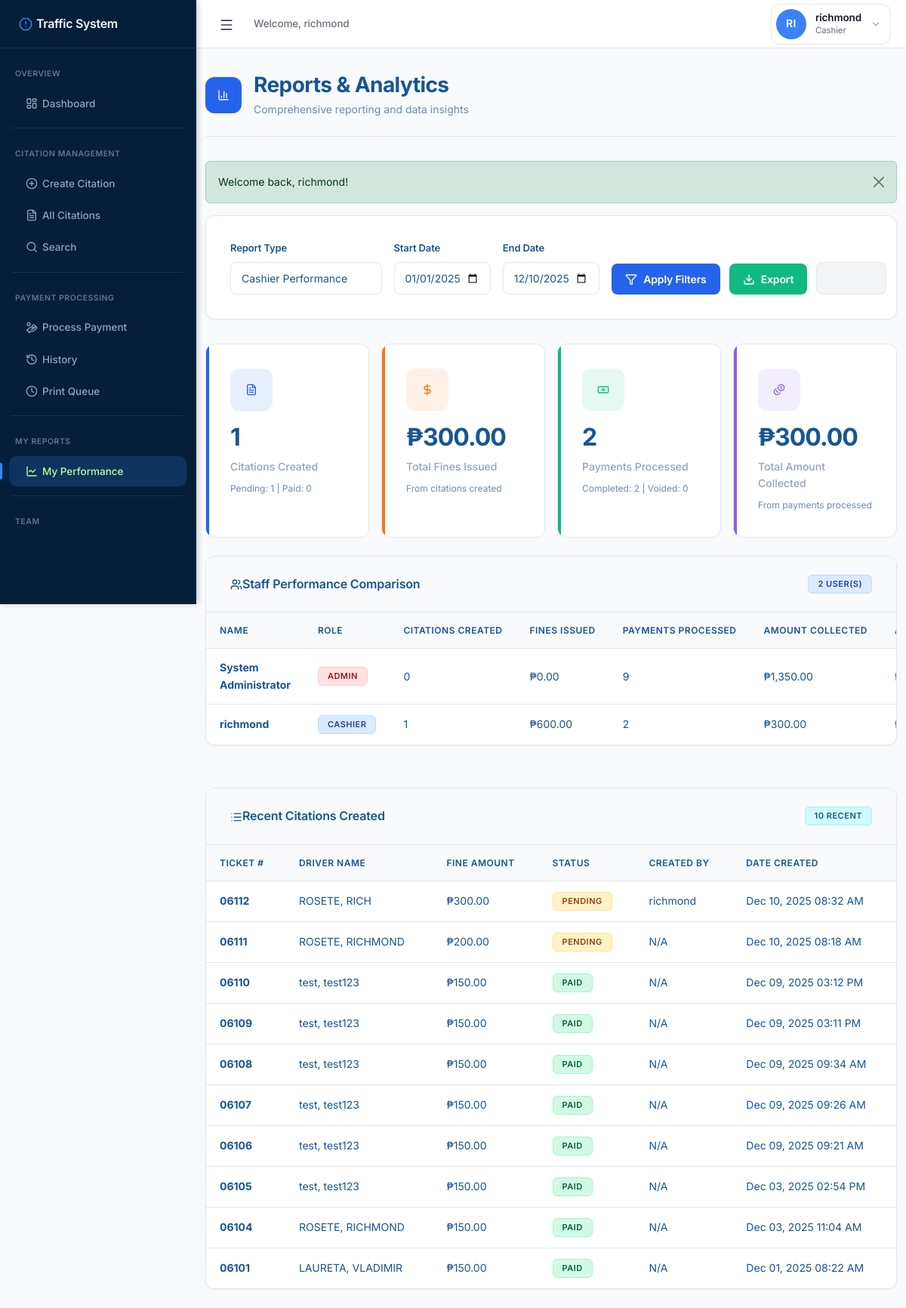
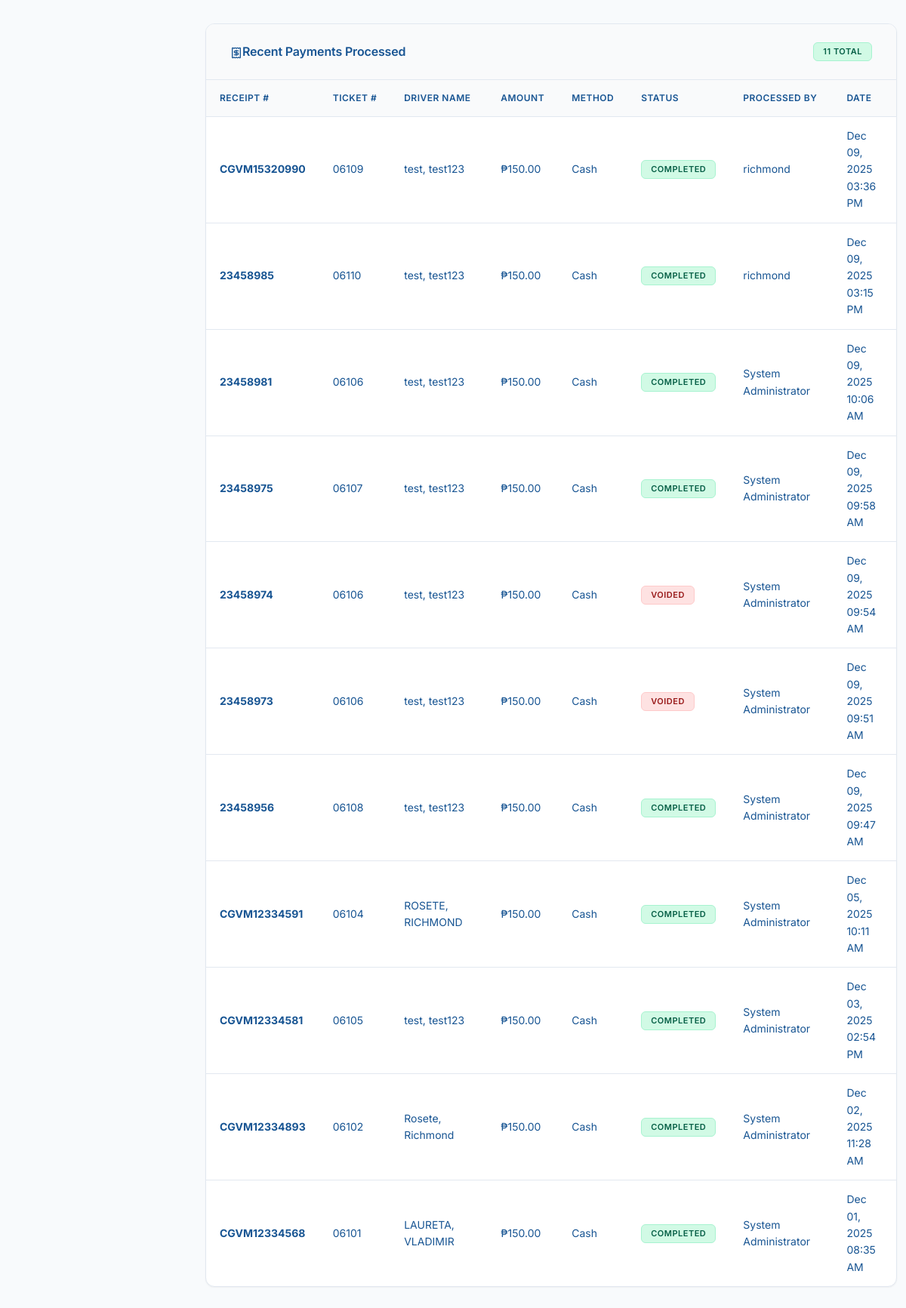
The page /public/reports.php?report_type=cashier (signed in) on the database its author committed (2 pictures, top to bottom).
### tables this page shows
CREATE TABLE `users` (
  `user_id` int(11) NOT NULL,
  `username` varchar(50) NOT NULL,
  `password_hash` varchar(255) NOT NULL,
  `full_name` varchar(100) NOT NULL,
  `email` varchar(100) NOT NULL,
  `role` enum('user','admin','enforcer','cashier') NOT NULL DEFAULT 'user' COMMENT 'User role: user=read-only, enforcer=field officer, cashier=payment processor, admin=full access',
  `status` enum('active','inactive','suspended') NOT NULL DEFAULT 'active',
  `last_login` datetime DEFAULT NULL,
  `created_at` datetime NOT NULL DEFAULT current_timestamp(),
  `updated_at` datetime DEFAULT NULL ON UPDATE current_timestamp(),
  `created_by` int(11) DEFAULT NULL,
  `failed_login_attempts` int(11) DEFAULT 0,
  `locked_until` datetime DEFAULT NULL
);

CREATE TABLE `citations` (
  `citation_id` int(11) NOT NULL,
  `ticket_number` varchar(50) NOT NULL,
  `driver_id` int(11) DEFAULT NULL,
  `last_name` varchar(100) NOT NULL,
  `first_name` varchar(100) NOT NULL,
  `middle_initial` varchar(10) DEFAULT NULL,
  `suffix` varchar(20) DEFAULT NULL,
  `date_of_birth` date DEFAULT NULL,
  `age` int(11) DEFAULT NULL,
  `zone` varchar(50) DEFAULT NULL,
  `barangay` varchar(100) NOT NULL,
  `municipality` varchar(100) NOT NULL DEFAULT 'Baggao',
  `province` varchar(100) NOT NULL DEFAULT 'Cagayan',
  `license_number` varchar(50) DEFAULT NULL,
  `license_type` varchar(50) DEFAULT NULL,
  `plate_mv_engine_chassis_no` varchar(100) NOT NULL,
  `vehicle_description` text DEFAULT NULL,
  `apprehension_datetime` datetime NOT NULL,
  `place_of_apprehension` varchar(255) NOT NULL,
  `apprehension_officer` varchar(255) NOT NULL,
  `remarks` text DEFAULT NULL,
  `status` enum('pending','paid','contested','dismissed','void') NOT NULL DEFAULT 'pending',
  `payment_date` datetime DEFAULT NULL,
  `total_fine` decimal(10,2) DEFAULT 0.00,
  `created_at` datetime NOT NULL DEFAULT current_timestamp(),
  `updated_at` datetime DEFAULT NULL ON UPDATE current_timestamp(),
  `created_by` int(11) DEFAULT NULL,
  `deleted_at` datetime DEFAULT NULL COMMENT 'Soft delete timestamp',
  `deleted_by` int(11) DEFAULT NULL COMMENT 'User who deleted the citation',
  `deletion_reason` text DEFAULT NULL COMMENT 'Reason for deletion'
);

CREATE TABLE `payments` (
  `payment_id` int(11) NOT NULL,
  `citation_id` int(11) NOT NULL,
  `amount_paid` decimal(10,2) NOT NULL,
  `payment_method` enum('cash','check','online','gcash','paymaya','bank_transfer','money_order') NOT NULL DEFAULT 'cash',
  `payment_date` datetime NOT NULL,
  `reference_number` varchar(100) DEFAULT NULL COMMENT 'Check number, transaction ID, etc.',
  `receipt_number` varchar(50) NOT NULL COMMENT 'Official Receipt number',
  `collected_by` int(11) NOT NULL COMMENT 'User ID of cashier/collector',
  `check_number` varchar(50) DEFAULT NULL,
  `check_bank` varchar(100) DEFAULT NULL,
  `check_date` date DEFAULT NULL,
  `notes` text DEFAULT NULL,
  `status` enum('completed','pending','pending_print','failed','refunded','cancelled','voided') DEFAULT 'completed' COMMENT 'Payment status',
  `created_at` datetime DEFAULT current_timestamp(),
  `updated_at` datetime DEFAULT current_timestamp() ON UPDATE current_timestamp()
);

### templates/reports/cashier-report.php (the view, shortened to what the rows shown need)
<?php
$performance = $data['performance'] ?? [];
$recent_citations = $data['recent_citations'] ?? [];
$recent_payments = $data['recent_payments'] ?? [];
?>
<?php if (!empty($performance)): ?>
<div class="row mb-4">
    <div class="col-12">
        <div class="report-card">
            <div class="report-card-body no-padding">
                <div class="table-responsive">
                    <table class="report-table">
                        <thead>
                            <tr>
                                <th>Name</th>
                                <th>Role</th>
                                <th>Citations Created</th>
                                <th>Fines Issued</th>
                                <th>Payments Processed</th>
                                <th>Amount Collected</th>
                                <th>Avg. Transaction</th>
                            </tr>
                        </thead>
                        <tbody>
                            <?php foreach ($performance as $cashier): ?>
                                <tr>
                                    <td><strong><?php echo htmlspecialchars($cashier['full_name']); ?></strong></td>
                                    <td><span class="badge bg-<?php echo $cashier['role'] === 'admin' ? 'danger' : 'primary'; ?>"><?php echo ucfirst($cashier['role']); ?></span></td>
                                    <td><?php echo number_format($cashier['citations_created'] ?? 0); ?></td>
                                    <td>₱<?php echo number_format($cashier['total_fines_issued'] ?? 0, 2); ?></td>
                                    <td><?php echo number_format($cashier['payments_processed'] ?? 0); ?></td>
                                    <td>₱<?php echo number_format($cashier['total_collected'] ?? 0, 2); ?></td>
                                    <td>₱<?php echo number_format($cashier['avg_transaction'] ?? 0, 2); ?></td>
                                </tr>
                            <?php endforeach; ?>
                        </tbody>
                    </table>
                </div>
            </div>
        </div>
    </div>
</div>
<?php endif; ?>
<div class="row mb-4">
    <div class="col-12">
        <div class="report-card">
            <div class="report-card-body no-padding">
                <?php if (!empty($recent_citations)): ?>
                    <div class="table-responsive">
                        <table class="report-table">
                            <thead>
                                <tr>
                                    <th>Ticket #</th>
                                    <th>Driver Name</th>
                                    <th>Fine Amount</th>
                                    <th>Status</th>
                                    <th>Created By</th>
                                    <th>Date Created</th>
                                </tr>
                            </thead>
                            <tbody>
                                <?php foreach ($recent_citations as $citation): ?>
                                    <tr>
                                        <td><strong><?php echo htmlspecialchars($citation['ticket_number']); ?></strong></td>
                                        <td><?php echo htmlspecialchars($citation['driver_name']); ?></td>
                                        <td>₱<?php echo number_format($citation['total_fine'], 2); ?></td>
                                        <td>
                                            <span class="badge bg-<?php echo $citation['status'] === 'paid' ? 'success' : 'warning'; ?>">
                                                <?php echo ucfirst($citation['status']); ?>
                                            </span>
                                        </td>
                                        <td><?php echo htmlspecialchars($citation['cashier_name'] ?? 'N/A'); ?></td>
                                        <td><?php echo date('M d, Y h:i A', strtotime($citation['created_at'])); ?></td>
                                    </tr>
                                <?php endforeach; ?>
                            </tbody>
                        </table>
                    </div>
                <?php endif; ?>
            </div>
        </div>
    </div>
</div>
<div class="row">
    <div class="col-12">
        <div class="report-card">
            <div class="report-card-body no-padding">
                <?php if (!empty($recent_payments)): ?>
                    <div class="table-responsive">
                        <table class="report-table">
                            <thead>
                                <tr>
                                    <th>Receipt #</th>
                                    <th>Ticket #</th>
                                    <th>Driver Name</th>
                                    <th>Amount</th>
                                    <th>Method</th>
                                    <th>Status</th>
                                    <th>Processed By</th>
                                    <th>Date</th>
                                </tr>
                            </thead>
                            <tbody>
                                <?php foreach ($recent_payments as $payment): ?>
                                    <tr>
                                        <td><strong><?php echo htmlspecialchars($payment['receipt_number']); ?></strong></td>
                                        <td><?php echo htmlspecialchars($payment['ticket_number']); ?></td>
                                        <td><?php echo htmlspecialchars($payment['driver_name']); ?></td>
                                        <td>₱<?php echo number_format($payment['amount_paid'], 2); ?></td>
                                        <td><?php echo ucfirst($payment['payment_method']); ?></td>
                                        <td>
                                            <span class="badge bg-<?php echo $payment['status'] === 'completed' ? 'success' : ($payment['status'] === 'voided' ? 'danger' : 'secondary'); ?>">
                                                <?php echo ucfirst($payment['status']); ?>
                                            </span>
                                        </td>
                                        <td><?php echo htmlspecialchars($payment['cashier_name'] ?? 'N/A'); ?></td>
                                        <td><?php echo date('M d, Y h:i A', strtotime($payment['created_at'])); ?></td>
                                    </tr>
                                <?php endforeach; ?>
                            </tbody>
                        </table>
                    </div>
                <?php endif; ?>
            </div>
        </div>
    </div>
</div>

### rows shown on the page
users: full_name "System Administrator", role "ADMIN", citations_created "0", total_fines_issued "0.00", payments_processed "9", total_collected "1,350.00"
users: full_name "richmond", role "CASHIER", citations_created "1", total_fines_issued "600.00", payments_processed "2", total_collected "300.00"
citations: ticket_number "06112", driver_name "ROSETE, RICH", total_fine "300.00", status "PENDING", created_by.full_name "richmond", created_at "Dec 10, 2025 08:32 AM"
citations: ticket_number "06111", driver_name "ROSETE, RICHMOND", total_fine "200.00", status "PENDING", cashier_name "N/A", created_at "Dec 10, 2025 08:18 AM"
citations: ticket_number "06110", driver_name "test, test123", total_fine "150.00", status "PAID", cashier_name "N/A", created_at "Dec 09, 2025 03:12 PM"
citations: ticket_number "06109", driver_name "test, test123", total_fine "150.00", status "PAID", cashier_name "N/A", created_at "Dec 09, 2025 03:11 PM"
citations: ticket_number "06108", driver_name "test, test123", total_fine "150.00", status "PAID", cashier_name "N/A", created_at "Dec 09, 2025 09:34 AM"
citations: ticket_number "06107", driver_name "test, test123", total_fine "150.00", status "PAID", cashier_name "N/A", created_at "Dec 09, 2025 09:26 AM"
citations: ticket_number "06106", driver_name "test, test123", total_fine "150.00", status "PAID", cashier_name "N/A", created_at "Dec 09, 2025 09:21 AM"
citations: ticket_number "06105", driver_name "test, test123", total_fine "150.00", status "PAID", cashier_name "N/A", created_at "Dec 03, 2025 02:54 PM"
citations: ticket_number "06104", driver_name "ROSETE, RICHMOND", total_fine "150.00", status "PAID", cashier_name "N/A", created_at "Dec 03, 2025 11:04 AM"
citations: ticket_number "06101", driver_name "LAURETA, VLADIMIR", total_fine "150.00", status "PAID", cashier_name "N/A", created_at "Dec 01, 2025 08:22 AM"
payments: receipt_number "CGVM15320990", citation.ticket_number "06109", driver_name "test, test123", amount_paid "150.00", payment_method "Cash", status "COMPLETED", collected_by.full_name "richmond", created_at "Dec 09, 2025 03:36 PM"
payments: receipt_number "23458985", citation.ticket_number "06110", driver_name "test, test123", amount_paid "150.00", payment_method "Cash", status "COMPLETED", collected_by.full_name "richmond", created_at "Dec 09, 2025 03:15 PM"
payments: receipt_number "23458981", citation.ticket_number "06106", driver_name "test, test123", amount_paid "150.00", payment_method "Cash", status "COMPLETED", collected_by.full_name "System Administrator", created_at "Dec 09, 2025 10:06 AM"
payments: receipt_number "23458975", citation.ticket_number "06107", driver_name "test, test123", amount_paid "150.00", payment_method "Cash", status "COMPLETED", collected_by.full_name "System Administrator", created_at "Dec 09, 2025 09:58 AM"
payments: receipt_number "23458974", citation.ticket_number "06106", driver_name "test, test123", amount_paid "150.00", payment_method "Cash", status "VOIDED", collected_by.full_name "System Administrator", created_at "Dec 09, 2025 09:54 AM"
payments: receipt_number "23458973", citation.ticket_number "06106", driver_name "test, test123", amount_paid "150.00", payment_method "Cash", status "VOIDED", collected_by.full_name "System Administrator", created_at "Dec 09, 2025 09:51 AM"
payments: receipt_number "23458956", citation.ticket_number "06108", driver_name "test, test123", amount_paid "150.00", payment_method "Cash", status "COMPLETED", collected_by.full_name "System Administrator", created_at "Dec 09, 2025 09:47 AM"
payments: receipt_number "CGVM12334591", citation.ticket_number "06104", driver_name "ROSETE, RICHMOND", amount_paid "150.00", payment_method "Cash", status "COMPLETED", collected_by.full_name "System Administrator", created_at "Dec 05, 2025 10:11 AM"
payments: receipt_number "CGVM12334581", citation.ticket_number "06105", driver_name "test, test123", amount_paid "150.00", payment_method "Cash", status "COMPLETED", collected_by.full_name "System Administrator", created_at "Dec 03, 2025 02:54 PM"
payments: receipt_number "CGVM12334893", citation.ticket_number "06102", driver_name "Rosete, Richmond", amount_paid "150.00", payment_method "Cash", status "COMPLETED", collected_by.full_name "System Administrator", created_at "Dec 02, 2025 11:28 AM"
payments: receipt_number "CGVM12334568", citation.ticket_number "06101", driver_name "LAURETA, VLADIMIR", amount_paid "150.00", payment_method "Cash", status "COMPLETED", collected_by.full_name "System Administrator", created_at "Dec 01, 2025 08:35 AM"

### other values the page prints
$_SESSION['full_name'] "richmond"
$initials "RI"
$_SESSION['user_role'] "Cashier"
$flash['message'] "Welcome back, richmond!"
$summary['total_citations'] "1"
$summary['pending_count'] "1"
$summary['paid_count'] "0"
$summary['total_fines'] "300.00"
$summary['total_payments'] "2"
$summary['completed_payments'] "2"
$summary['voided_payments'] "0"
$summary['total_amount'] "300.00"
count($performance) "2"
count($recent_citations) "10"
$data['payments_total_count'] "11"
